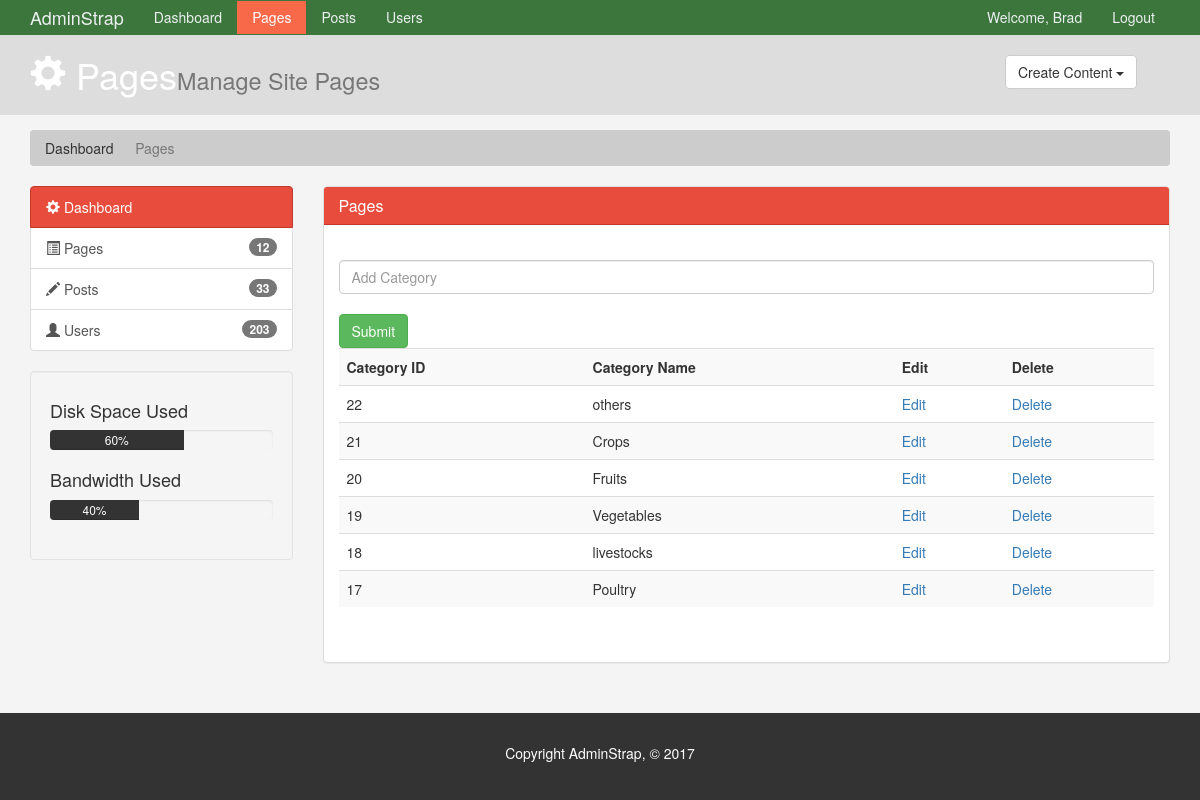
The page /admin/main_category.php on the database its author committed.
### tables this page shows
CREATE TABLE IF NOT EXISTS `main_cat` (
  `cat_id` int(11) NOT NULL AUTO_INCREMENT,
  `cat_name` varchar(50) NOT NULL,
  PRIMARY KEY (`cat_id`)
);

### function/class_product.php (called while the page is built, shortened)
<?php
include "../connect/connection.php";
class products {
function viewmaincat(){
	global $connect;
	$query = $connect->prepare("SELECT * FROM main_cat");
	$query->execute();
	$result = $query->fetchAll(PDO::FETCH_OBJ);
	return $result;
}
}
 ?>

### admin/main_category.php (the view, shortened to what this page needs)
<?php
include "../connect/connection.php";
include "../function/class_product.php";
$maincat = new products;
$result = $maincat->viewmaincat();
 ?>
<!DOCTYPE html>
<html lang="en">
  <head>
    <link href="css/bootstrap.min.css" rel="stylesheet">
    <link href="css/style.css" rel="stylesheet">
  </head>
  <body>
    <nav class="navbar navbar-default">
      <div class="container">
        <div class="navbar-header">
          <a class="navbar-brand" href="#">AdminStrap</a>
        </div>
        <div id="navbar" class="collapse navbar-collapse">
          <ul class="nav navbar-nav">
            <li><a href="index.html">Dashboard</a></li>
            <li class="active"><a href="pages.html">Pages</a></li>
            <li><a href="posts.html">Posts</a></li>
            <li><a href="users.html">Users</a></li>
          </ul>
          <ul class="nav navbar-nav navbar-right">
            <li><a href="#">Welcome, Brad</a></li>
            <li><a href="login.html">Logout</a></li>
          </ul>
        </div>
      </div>
    </nav>
    <header id="header">
      <div class="container">
        <div class="row">
          <div class="col-md-10">
            <h1><span class="glyphicon glyphicon-cog" aria-hidden="true"></span> Pages<small>Manage Site Pages</small></h1>
          </div>
          <div class="col-md-2">
            <div class="dropdown create">
              <button class="btn btn-default dropdown-toggle" type="button" id="dropdownMenu1" data-toggle="dropdown" aria-haspopup="true" aria-expanded="true">
                Create Content
                <span class="caret"></span>
              </button>
            </div>
          </div>
        </div>
      </div>
    </header>
    <section id="breadcrumb">
      <div class="container">
        <ol class="breadcrumb">
          <li><a href="index.html">Dashboard</a></li>
          <li class="active">Pages</li>
        </ol>
      </div>
    </section>
    <section id="main">
      <div class="container">
        <div class="row">
          <div class="col-md-3">
            <div class="list-group">
              <a href="index.html" class="list-group-item active main-color-bg">
                <span class="glyphicon glyphicon-cog" aria-hidden="true"></span> Dashboard
              </a>
              <a href="pages.html" class="list-group-item"><span class="glyphicon glyphicon-list-alt" aria-hidden="true"></span> Pages <span class="badge">12</span></a>
              <a href="posts.html" class="list-group-item"><span class="glyphicon glyphicon-pencil" aria-hidden="true"></span> Posts <span class="badge">33</span></a>
              <a href="users.html" class="list-group-item"><span class="glyphicon glyphicon-user" aria-hidden="true"></span> Users <span class="badge">203</span></a>
            </div>
            <div class="well">
              <h4>Disk Space Used</h4>
              <div class="progress">
                  <div class="progress-bar" role="progressbar" aria-valuenow="60" aria-valuemin="0" aria-valuemax="100" style="width: 60%;">
                      60%
              </div>
            </div>
            <h4>Bandwidth Used </h4>
            <div class="progress">
                <div class="progress-bar" role="progressbar" aria-valuenow="40" aria-valuemin="0" aria-valuemax="100" style="width: 40%;">
                    40%
            </div>
          </div>
            </div>
          </div>
          <div class="col-md-9">
            <div class="panel panel-default">
              <div class="panel-heading main-color-bg">
                <h3 class="panel-title">Pages</h3 >
              </div>
              <div class="panel-body">
                <div class="row">
                      <div class="col-md-12">
                        <form  action="add_category.php" method="post">
                          <br>
                          <input class="form-control"  type="text" name="catname" placeholder="Add Category"> <br>
                          <button type="submit" name="maincat" class="btn btn-success">Submit</button>
                           <table class="table table-striped table-hover">
                      <tr>
                        <th>Category ID</th>
                        <th>Category Name</th>
                        <th>Edit</th>
                        <th>Delete</th>
                      </tr>
                      <tr>
                         <?php foreach ($result as $d): ?>
                        <td><?php echo $d->cat_id; ?></td>
                        <td><?php echo $d->cat_name; ?></td>
                        <td><a href="main_cat_update.php?id=<?php echo $d->cat_id; ?>">Edit</a></td>
                        <td><a href="delete.php?id=<?php echo $d->cat_id;?>">Delete</a></td>
                      </tr>
                     <?php endforeach; ?>
                    </table>
                          </form>
                      </div>
                </div>
                <br>
              </div>
              </div>
          </div>
        </div>
      </div>
    </section>
    <footer id="footer">
      <p>Copyright AdminStrap, &copy; 2017</p>
    </footer>
  </body>
</html>

### admin/css/style.css (style rules this page uses)
body { background:#f4f4f4; }
.navbar { min-height: 33px !important; margin-bottom:0; border-radius:0; }
.navbar-nav > li > a, .navbar-brand { padding-top:6px !important; padding-bottom:0 !important; height: 33px; }
.navbar-default { background-color: #3c763d; border-color: #3c763d; }
.navbar-default .navbar-brand { color: #ecf0f1; }
.navbar-default .navbar-nav > li > a { color: #ecf0f1; }
.navbar-default .navbar-nav > .active > a, .navbar-default .navbar-nav > .active > a:hover, .navbar-default .navbar-nav > .active > a:focus { color: #ffffff; background-color: #F8694A; }
.navbar-default .navbar-collapse, .navbar-default .navbar-form { border-color: #ecf0f1; }
.main-color-bg { background-color: #e74c3c !important; border-color: #c0392b !important; color:#ffffff !important; }
#header { background:#ddd; color:#ffffff; padding-bottom: 10px; margin-bottom: 15px; }
#header .create { padding-top: 20px; }
.breadcrumb { background:#cccccc; color:#333333; }
.breadcrumb a { color:#333333; }
.progress-bar { background:#333333; color:#ffffff; }
#footer { background:#333333; color:#ffffff; text-align:center; padding:30px; margin-top:30px; }

### rows shown on the page
main_cat: cat_id "22", cat_name "others"
main_cat: cat_id "21", cat_name "Crops"
main_cat: cat_id "20", cat_name "Fruits"
main_cat: cat_id "19", cat_name "Vegetables"
main_cat: cat_id "18", cat_name "livestocks"
main_cat: cat_id "17", cat_name "Poultry"
